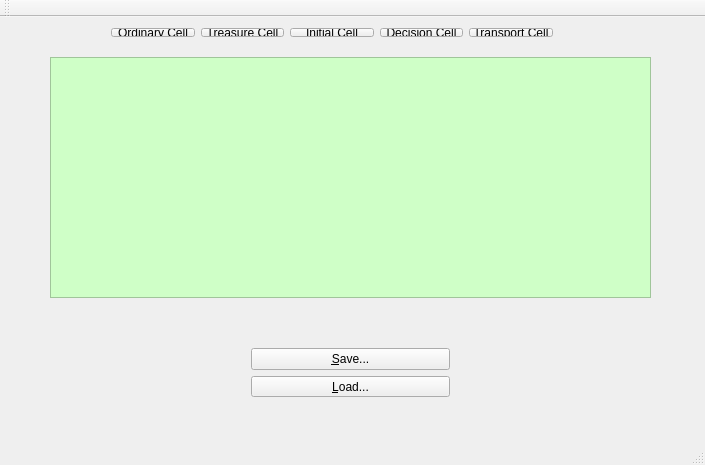
<?xml version="1.0" encoding="UTF-8"?>
<ui version="4.0">
 <class>MainWindow</class>
 <widget class="QMainWindow" name="MainWindow">
  <property name="geometry">
   <rect>
    <x>0</x>
    <y>0</y>
    <width>705</width>
    <height>465</height>
   </rect>
  </property>
  <property name="windowTitle">
   <string>MainWindow</string>
  </property>
  <widget class="QWidget" name="centralWidget">
   <widget class="QWidget" name="horizontalLayoutWidget">
    <property name="geometry">
     <rect>
      <x>100</x>
      <y>0</y>
      <width>464</width>
      <height>31</height>
     </rect>
    </property>
    <layout class="QHBoxLayout" name="horizontalLayout">
     <item>
      <widget class="QPushButton" name="ordinaryCell_button">
       <property name="text">
        <string>Ordinary Cell</string>
       </property>
       <property name="icon">
        <iconset resource="mapmakerresources.qrc">
         <normaloff>:/icons/OrdinaryCell.png</normaloff>:/icons/OrdinaryCell.png</iconset>
       </property>
      </widget>
     </item>
     <item>
      <widget class="QPushButton" name="treasureCell_button">
       <property name="text">
        <string>Treasure Cell</string>
       </property>
       <property name="icon">
        <iconset resource="mapmakerresources.qrc">
         <normaloff>:/icons/TreasureCell.png</normaloff>:/icons/TreasureCell.png</iconset>
       </property>
      </widget>
     </item>
     <item>
      <widget class="QPushButton" name="initialCell_button">
       <property name="text">
        <string>Initial Cell</string>
       </property>
       <property name="icon">
        <iconset resource="mapmakerresources.qrc">
         <normaloff>:/icons/InitialCell.png</normaloff>:/icons/InitialCell.png</iconset>
       </property>
      </widget>
     </item>
     <item>
      <widget class="QPushButton" name="decisionCell_button">
       <property name="text">
        <string>Decision Cell</string>
       </property>
       <property name="icon">
        <iconset resource="mapmakerresources.qrc">
         <normaloff>:/icons/DecisionCell.png</normaloff>:/icons/DecisionCell.png</iconset>
       </property>
      </widget>
     </item>
     <item>
      <widget class="QPushButton" name="transportCell_button">
       <property name="text">
        <string>Transport Cell</string>
       </property>
       <property name="icon">
        <iconset resource="mapmakerresources.qrc">
         <normaloff>:/icons/TransportCell.png</normaloff>:/icons/TransportCell.png</iconset>
       </property>
      </widget>
     </item>
    </layout>
   </widget>
   <widget class="QFrame" name="mapDraft_frm">
    <property name="geometry">
     <rect>
      <x>50</x>
      <y>40</y>
      <width>601</width>
      <height>241</height>
     </rect>
    </property>
    <property name="palette">
     <palette>
      <active>
       <colorrole role="WindowText">
        <brush brushstyle="SolidPattern">
         <color alpha="255">
          <red>0</red>
          <green>0</green>
          <blue>0</blue>
         </color>
        </brush>
       </colorrole>
       <colorrole role="Button">
        <brush brushstyle="SolidPattern">
         <color alpha="255">
          <red>207</red>
          <green>255</green>
          <blue>199</blue>
         </color>
        </brush>
       </colorrole>
       <colorrole role="Light">
        <brush brushstyle="SolidPattern">
         <color alpha="255">
          <red>255</red>
          <green>255</green>
          <blue>255</blue>
         </color>
        </brush>
       </colorrole>
       <colorrole role="Midlight">
        <brush brushstyle="SolidPattern">
         <color alpha="255">
          <red>231</red>
          <green>255</green>
          <blue>227</blue>
         </color>
        </brush>
       </colorrole>
       <colorrole role="Dark">
        <brush brushstyle="SolidPattern">
         <color alpha="255">
          <red>103</red>
          <green>127</green>
          <blue>99</blue>
         </color>
        </brush>
       </colorrole>
       <colorrole role="Mid">
        <brush brushstyle="SolidPattern">
         <color alpha="255">
          <red>138</red>
          <green>170</green>
          <blue>133</blue>
         </color>
        </brush>
       </colorrole>
       <colorrole role="Text">
        <brush brushstyle="SolidPattern">
         <color alpha="255">
          <red>0</red>
          <green>0</green>
          <blue>0</blue>
         </color>
        </brush>
       </colorrole>
       <colorrole role="BrightText">
        <brush brushstyle="SolidPattern">
         <color alpha="255">
          <red>255</red>
          <green>255</green>
          <blue>255</blue>
         </color>
        </brush>
       </colorrole>
       <colorrole role="ButtonText">
        <brush brushstyle="SolidPattern">
         <color alpha="255">
          <red>0</red>
          <green>0</green>
          <blue>0</blue>
         </color>
        </brush>
       </colorrole>
       <colorrole role="Base">
        <brush brushstyle="SolidPattern">
         <color alpha="255">
          <red>255</red>
          <green>255</green>
          <blue>255</blue>
         </color>
        </brush>
       </colorrole>
       <colorrole role="Window">
        <brush brushstyle="SolidPattern">
         <color alpha="255">
          <red>207</red>
          <green>255</green>
          <blue>199</blue>
         </color>
        </brush>
       </colorrole>
       <colorrole role="Shadow">
        <brush brushstyle="SolidPattern">
         <color alpha="255">
          <red>0</red>
          <green>0</green>
          <blue>0</blue>
         </color>
        </brush>
       </colorrole>
       <colorrole role="AlternateBase">
        <brush brushstyle="SolidPattern">
         <color alpha="255">
          <red>231</red>
          <green>255</green>
          <blue>227</blue>
         </color>
        </brush>
       </colorrole>
       <colorrole role="ToolTipBase">
        <brush brushstyle="SolidPattern">
         <color alpha="255">
          <red>255</red>
          <green>255</green>
          <blue>220</blue>
         </color>
        </brush>
       </colorrole>
       <colorrole role="ToolTipText">
        <brush brushstyle="SolidPattern">
         <color alpha="255">
          <red>0</red>
          <green>0</green>
          <blue>0</blue>
         </color>
        </brush>
       </colorrole>
      </active>
      <inactive>
       <colorrole role="WindowText">
        <brush brushstyle="SolidPattern">
         <color alpha="255">
          <red>0</red>
          <green>0</green>
          <blue>0</blue>
         </color>
        </brush>
       </colorrole>
       <colorrole role="Button">
        <brush brushstyle="SolidPattern">
         <color alpha="255">
          <red>207</red>
          <green>255</green>
          <blue>199</blue>
         </color>
        </brush>
       </colorrole>
       <colorrole role="Light">
        <brush brushstyle="SolidPattern">
         <color alpha="255">
          <red>255</red>
          <green>255</green>
          <blue>255</blue>
         </color>
        </brush>
       </colorrole>
       <colorrole role="Midlight">
        <brush brushstyle="SolidPattern">
         <color alpha="255">
          <red>231</red>
          <green>255</green>
          <blue>227</blue>
         </color>
        </brush>
       </colorrole>
       <colorrole role="Dark">
        <brush brushstyle="SolidPattern">
         <color alpha="255">
          <red>103</red>
          <green>127</green>
          <blue>99</blue>
         </color>
        </brush>
       </colorrole>
       <colorrole role="Mid">
        <brush brushstyle="SolidPattern">
         <color alpha="255">
          <red>138</red>
          <green>170</green>
          <blue>133</blue>
         </color>
        </brush>
       </colorrole>
       <colorrole role="Text">
        <brush brushstyle="SolidPattern">
         <color alpha="255">
          <red>0</red>
          <green>0</green>
          <blue>0</blue>
         </color>
        </brush>
       </colorrole>
       <colorrole role="BrightText">
        <brush brushstyle="SolidPattern">
         <color alpha="255">
          <red>255</red>
          <green>255</green>
          <blue>255</blue>
         </color>
        </brush>
       </colorrole>
       <colorrole role="ButtonText">
        <brush brushstyle="SolidPattern">
         <color alpha="255">
          <red>0</red>
          <green>0</green>
          <blue>0</blue>
         </color>
        </brush>
       </colorrole>
       <colorrole role="Base">
        <brush brushstyle="SolidPattern">
         <color alpha="255">
          <red>255</red>
          <green>255</green>
          <blue>255</blue>
         </color>
        </brush>
       </colorrole>
       <colorrole role="Window">
        <brush brushstyle="SolidPattern">
         <color alpha="255">
          <red>207</red>
          <green>255</green>
          <blue>199</blue>
         </color>
        </brush>
       </colorrole>
       <colorrole role="Shadow">
        <brush brushstyle="SolidPattern">
         <color alpha="255">
          <red>0</red>
          <green>0</green>
          <blue>0</blue>
         </color>
        </brush>
       </colorrole>
       <colorrole role="AlternateBase">
        <brush brushstyle="SolidPattern">
         <color alpha="255">
          <red>231</red>
          <green>255</green>
          <blue>227</blue>
         </color>
        </brush>
       </colorrole>
       <colorrole role="ToolTipBase">
        <brush brushstyle="SolidPattern">
         <color alpha="255">
          <red>255</red>
          <green>255</green>
          <blue>220</blue>
         </color>
        </brush>
       </colorrole>
       <colorrole role="ToolTipText">
        <brush brushstyle="SolidPattern">
         <color alpha="255">
          <red>0</red>
          <green>0</green>
          <blue>0</blue>
         </color>
        </brush>
       </colorrole>
      </inactive>
      <disabled>
       <colorrole role="WindowText">
        <brush brushstyle="SolidPattern">
         <color alpha="255">
          <red>103</red>
          <green>127</green>
          <blue>99</blue>
         </color>
        </brush>
       </colorrole>
       <colorrole role="Button">
        <brush brushstyle="SolidPattern">
         <color alpha="255">
          <red>207</red>
          <green>255</green>
          <blue>199</blue>
         </color>
        </brush>
       </colorrole>
       <colorrole role="Light">
        <brush brushstyle="SolidPattern">
         <color alpha="255">
          <red>255</red>
          <green>255</green>
          <blue>255</blue>
         </color>
        </brush>
       </colorrole>
       <colorrole role="Midlight">
        <brush brushstyle="SolidPattern">
         <color alpha="255">
          <red>231</red>
          <green>255</green>
          <blue>227</blue>
         </color>
        </brush>
       </colorrole>
       <colorrole role="Dark">
        <brush brushstyle="SolidPattern">
         <color alpha="255">
          <red>103</red>
          <green>127</green>
          <blue>99</blue>
         </color>
        </brush>
       </colorrole>
       <colorrole role="Mid">
        <brush brushstyle="SolidPattern">
         <color alpha="255">
          <red>138</red>
          <green>170</green>
          <blue>133</blue>
         </color>
        </brush>
       </colorrole>
       <colorrole role="Text">
        <brush brushstyle="SolidPattern">
         <color alpha="255">
          <red>103</red>
          <green>127</green>
          <blue>99</blue>
         </color>
        </brush>
       </colorrole>
       <colorrole role="BrightText">
        <brush brushstyle="SolidPattern">
         <color alpha="255">
          <red>255</red>
          <green>255</green>
          <blue>255</blue>
         </color>
        </brush>
       </colorrole>
       <colorrole role="ButtonText">
        <brush brushstyle="SolidPattern">
         <color alpha="255">
          <red>103</red>
          <green>127</green>
          <blue>99</blue>
         </color>
        </brush>
       </colorrole>
       <colorrole role="Base">
        <brush brushstyle="SolidPattern">
         <color alpha="255">
          <red>207</red>
          <green>255</green>
          <blue>199</blue>
         </color>
        </brush>
       </colorrole>
       <colorrole role="Window">
        <brush brushstyle="SolidPattern">
         <color alpha="255">
          <red>207</red>
          <green>255</green>
          <blue>199</blue>
         </color>
        </brush>
       </colorrole>
       <colorrole role="Shadow">
        <brush brushstyle="SolidPattern">
         <color alpha="255">
          <red>0</red>
          <green>0</green>
          <blue>0</blue>
         </color>
        </brush>
       </colorrole>
       <colorrole role="AlternateBase">
        <brush brushstyle="SolidPattern">
         <color alpha="255">
          <red>207</red>
          <green>255</green>
          <blue>199</blue>
         </color>
        </brush>
       </colorrole>
       <colorrole role="ToolTipBase">
        <brush brushstyle="SolidPattern">
         <color alpha="255">
          <red>255</red>
          <green>255</green>
          <blue>220</blue>
         </color>
        </brush>
       </colorrole>
       <colorrole role="ToolTipText">
        <brush brushstyle="SolidPattern">
         <color alpha="255">
          <red>0</red>
          <green>0</green>
          <blue>0</blue>
         </color>
        </brush>
       </colorrole>
      </disabled>
     </palette>
    </property>
    <property name="autoFillBackground">
     <bool>true</bool>
    </property>
    <property name="frameShape">
     <enum>QFrame::StyledPanel</enum>
    </property>
    <property name="frameShadow">
     <enum>QFrame::Sunken</enum>
    </property>
    <property name="lineWidth">
     <number>1</number>
    </property>
   </widget>
   <widget class="QWidget" name="verticalLayoutWidget">
    <property name="geometry">
     <rect>
      <x>240</x>
      <y>320</y>
      <width>221</width>
      <height>71</height>
     </rect>
    </property>
    <layout class="QVBoxLayout" name="verticalLayout">
     <item>
      <widget class="QPushButton" name="save_button">
       <property name="text">
        <string>&amp;Save...</string>
       </property>
      </widget>
     </item>
     <item>
      <widget class="QPushButton" name="load_button">
       <property name="text">
        <string>&amp;Load...</string>
       </property>
      </widget>
     </item>
    </layout>
   </widget>
  </widget>
  <widget class="QMenuBar" name="menuBar">
   <property name="geometry">
    <rect>
     <x>0</x>
     <y>0</y>
     <width>705</width>
     <height>21</height>
    </rect>
   </property>
  </widget>
  <widget class="QToolBar" name="mainToolBar">
   <attribute name="toolBarArea">
    <enum>TopToolBarArea</enum>
   </attribute>
   <attribute name="toolBarBreak">
    <bool>false</bool>
   </attribute>
  </widget>
  <widget class="QStatusBar" name="statusBar"/>
 </widget>
 <layoutdefault spacing="6" margin="11"/>
 <resources>
  <include location="mapmakerresources.qrc"/>
 </resources>
 <connections>
  <connection>
   <sender>ordinaryCell_button</sender>
   <signal>toggled(bool)</signal>
   <receiver>MainWindow</receiver>
   <slot>setEnabled(bool)</slot>
   <hints>
    <hint type="sourcelabel">
     <x>144</x>
     <y>46</y>
    </hint>
    <hint type="destinationlabel">
     <x>48</x>
     <y>44</y>
    </hint>
   </hints>
  </connection>
 </connections>
</ui>
